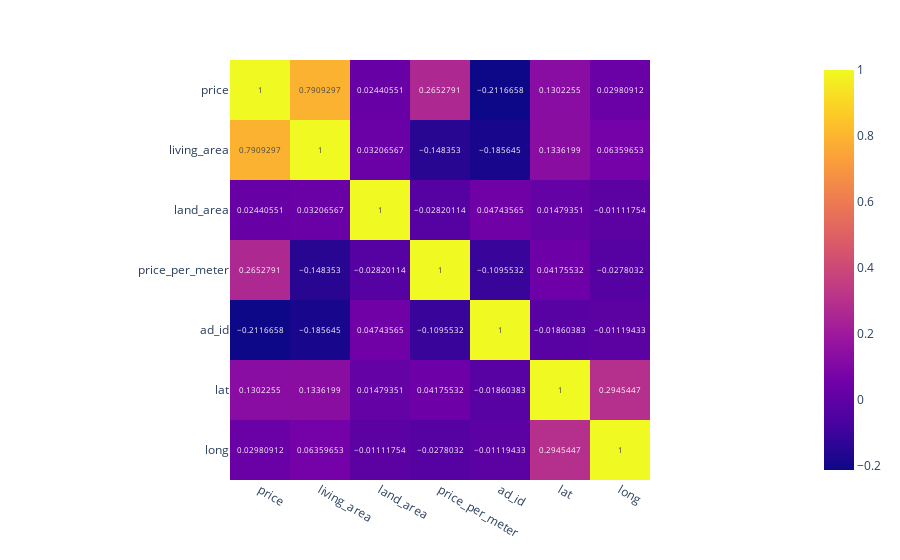

The code cell stored with this chart in its notebook:
### Code cell
correlation_matrix = df.corr(numeric_only=True)
heatmap = px.imshow(correlation_matrix, text_auto=True)
heatmap.show()

### Figure 1 — Plotly figure (JSON) as saved in the notebook; plotly's stock layout.template omitted (floating-point values rounded to 4 significant figures)
{"data": [{"coloraxis": "coloraxis", "hovertemplate": "x: %{x}<br>y: %{y}<br>color: %{z}<extra></extra>", "name": "0", "texttemplate": "%{z}", "type": "heatmap", "x": ["price", "living_area", "land_area", "price_per_meter", "ad_id", "lat", "long"], "xaxis": "x", "y": ["price", "living_area", "land_area", "price_per_meter", "ad_id", "lat", "long"], "yaxis": "y", "z": [[1, 0.7909, 0.02441, 0.2653, -0.2117, 0.1302, 0.02981], [0.7909, 1, 0.03207, -0.1484, -0.1856, 0.1336, 0.0636], [0.02441, 0.03207, 1, -0.0282, 0.04744, 0.01479, -0.01112], [0.2653, -0.1484, -0.0282, 1, -0.1096, 0.04176, -0.0278], [-0.2117, -0.1856, 0.04744, -0.1096, 1, -0.0186, -0.01119], [0.1302, 0.1336, 0.01479, 0.04176, -0.0186, 1, 0.2945], [0.02981, 0.0636, -0.01112, -0.0278, -0.01119, 0.2945, 1]]}], "layout": {"coloraxis": {"colorscale": [[0, "#0d0887"], [0.1111, "#46039f"], [0.2222, "#7201a8"], [0.3333, "#9c179e"], [0.4444, "#bd3786"], [0.5556, "#d8576b"], [0.6667, "#ed7953"], [0.7778, "#fb9f3a"], [0.8889, "#fdca26"], [1, "#f0f921"]]}, "margin": {"t": 60}, "xaxis": {"anchor": "y", "constrain": "domain", "domain": [0, 1], "scaleanchor": "y"}, "yaxis": {"anchor": "x", "autorange": "reversed", "constrain": "domain", "domain": [0, 1]}}}
